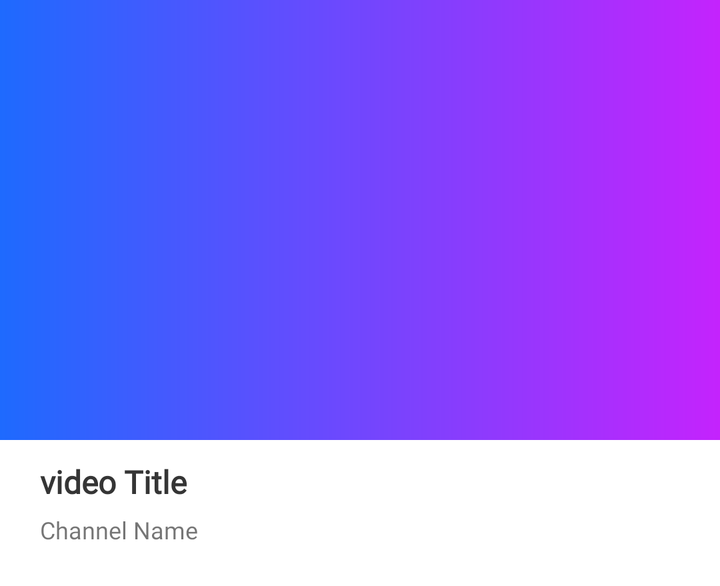
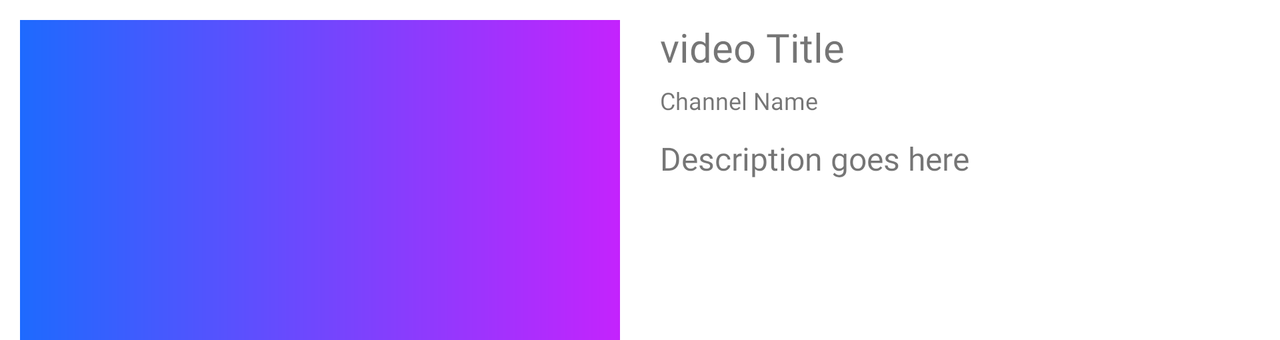

Compare how this app lays out the same screen by default and in its alternative resource folder. The renders come first, then the two layout files and the values they reference.
<!-- AndroidManifest.xml: application theme AppTheme -->
<!-- res/layout/hub_layout.xml -->
<?xml version="1.0" encoding="utf-8"?>
<LinearLayout
    xmlns:android="http://schemas.android.com/apk/res/android"
    xmlns:tools="http://schemas.android.com/tools"
    android:layout_width="match_parent"
    android:layout_height="wrap_content"
    android:orientation="vertical"
    tools:ignore="HardcodedText">

    <ImageView
        android:id="@+id/ImageThumb"
        android:layout_width="match_parent"
        android:layout_height="wrap_content"
        android:transitionName="thumb"
        android:src="@drawable/gradient_background"
        android:scaleType="centerCrop"
        android:adjustViewBounds="true"
        android:maxHeight="220dp"
        tools:ignore="ContentDescription" />

    <LinearLayout
        android:layout_width="match_parent"
        android:layout_height="wrap_content"
        android:orientation="vertical"
        android:layout_marginBottom="20dp">

        <TextView
            android:id="@+id/textViewTitle"
            android:layout_width="wrap_content"
            android:layout_height="wrap_content"
            android:textSize="16sp"
            android:textStyle="bold"
            android:textColor="?attr/BlackWhite"
            android:layout_marginTop="10dp"
            android:layout_marginStart="20dp"
            android:layout_marginEnd="10dp"
            android:text="video Title"/>

        <TextView
            android:id="@+id/channel_name"
            android:layout_width="wrap_content"
            android:layout_height="wrap_content"
            android:textSize="12sp"
            android:layout_marginStart="20dp"
            android:layout_marginEnd="5dp"
            android:layout_marginTop="5dp"
            android:text="Channel Name"/>

    </LinearLayout>

</LinearLayout>
<!-- resources referenced by this layout -->
<resources>
  <!-- drawable gradient_background (drawable) -->
  <shape xmlns:android="http://schemas.android.com/apk/res/android"
      android:shape="rectangle">
      <gradient
          android:startColor="@color/colorGradusBlue"
          android:endColor="@color/colorViolet"
          android:angle="0" />
  </shape>
  <style name="AppTheme" parent="Theme.MaterialComponents.Light.NoActionBar">
          
          <item name="colorPrimary">@color/colorPrimary</item>
          <item name="colorPrimaryDark">@color/colorPrimaryDark2</item>
          <item name="colorAccent">@color/colorAccent</item>
          <item name="android:windowContentTransitions">true</item>
  
          <item name="selected_nav_bar_icon">@color/colorAccentBlue</item>
          <item name="unselected_nav_bar_icon">@color/colorGray</item>
          <item name="navigation_background">@color/colorWhite</item>
          <item name="android:fontFamily">@font/google_sans_regular</item>
          <item name="BlackWhite">@color/colorDark</item>
          <item name="WhiteBlack">@color/colorWhite</item>
          <item name="chipStyle">@style/Chip_Style</item>
          <item name="Gray">@color/colorLiteGray</item>
          <item name="Back">@color/colorWhite2</item>
          <item name="android:navigationBarColor">@color/colorWhite</item>
      </style>
  <color name="colorGradusBlue">#1e6afe</color>
  <color name="colorViolet">#c423fd</color>
  <color name="colorPrimary">#1e6afe</color>
  <color name="colorPrimaryDark2">#1e6afe</color>
  <color name="colorAccent">#1e6afe</color>
  <color name="colorAccentBlue">#2196F3</color>
  <color name="colorGray">#4E4E4E</color>
  <color name="colorWhite">#FFFFFF</color>
  <color name="colorDark">#353535</color>
  <style name="Chip_Style" parent="@style/Widget.MaterialComponents.Chip.Choice">
          <item name="chipBackgroundColor">@color/backgeound_chip_color</item>
          <item name="android:textColor">@color/text_chip_color</item>
          <item name="checkedIconVisible">true</item>
          <item name="checkedIcon">@drawable/ic_checked</item>
      </style>
  <color name="colorLiteGray">#CFCFCF</color>
  <color name="colorWhite2">#FAFAFA</color>
  <!-- drawable ic_checked (drawable) -->
  <vector xmlns:android="http://schemas.android.com/apk/res/android"
      android:width="24dp"
      android:height="24dp"
      android:viewportWidth="24"
      android:viewportHeight="24">
    <path
        android:pathData="M12,2C6.486,2 2,6.486 2,12C2,17.514 6.486,22 12,22C17.514,22 22,17.514 22,12C22,10.874 21.804,9.7942 21.459,8.7832L19.8398,10.4023C19.9448,10.9183 20,11.453 20,12C20,16.411 16.411,20 12,20C7.589,20 4,16.411 4,12C4,7.589 7.589,4 12,4C13.633,4 15.1519,4.4939 16.4199,5.3379L17.8516,3.9063C16.2036,2.7122 14.185,2 12,2zM21.293,3.293L11,13.5859L7.707,10.293L6.293,11.707L11,16.4141L22.707,4.707L21.293,3.293z"
        android:fillColor="?attr/WhiteBlack"/>
  </vector>
</resources>
<!-- res/layout-land/hub_layout.xml (the repository's variant of the layout above) -->
<!-- drawn on the phone turned sideways -->
<?xml version="1.0" encoding="utf-8"?>
<LinearLayout
    xmlns:android="http://schemas.android.com/apk/res/android"
    xmlns:tools="http://schemas.android.com/tools"
    android:layout_width="match_parent"
    android:layout_height="wrap_content"
    android:orientation="horizontal"
    tools:ignore="HardcodedText">

    <ImageView
        android:id="@+id/ImageThumb"
        android:layout_width="300dp"
        android:layout_height="160dp"
        android:transitionName="thumb"
        android:src="@drawable/gradient_background"
        android:scaleType="centerCrop"
        android:adjustViewBounds="true"
        android:layout_marginStart="10dp"
        android:layout_marginTop="10dp"
        tools:ignore="ContentDescription" />

    <LinearLayout
        android:layout_width="match_parent"
        android:orientation="vertical"
        android:layout_height="match_parent">

        <TextView
            android:id="@+id/textViewTitle"
            android:layout_width="wrap_content"
            android:layout_height="wrap_content"
            android:layout_marginTop="10dp"
            android:textSize="20sp"
            android:layout_marginStart="20dp"
            android:layout_marginEnd="10dp"
            android:text="video Title"/>

        <TextView
            android:id="@+id/channel_name"
            android:layout_width="wrap_content"
            android:layout_height="wrap_content"
            android:textSize="12sp"
            android:layout_marginStart="20dp"
            android:layout_marginEnd="5dp"
            android:layout_marginTop="5dp"
            android:text="Channel Name"/>

        <TextView
            android:id="@+id/description"
            android:layout_width="wrap_content"
            android:layout_height="wrap_content"
            android:textSize="16sp"
            android:layout_marginTop="10dp"
            android:layout_marginStart="20dp"
            android:layout_marginEnd="10dp"
            android:layout_marginBottom="10dp"
            android:text="Description goes here"/>

    </LinearLayout>

</LinearLayout>
